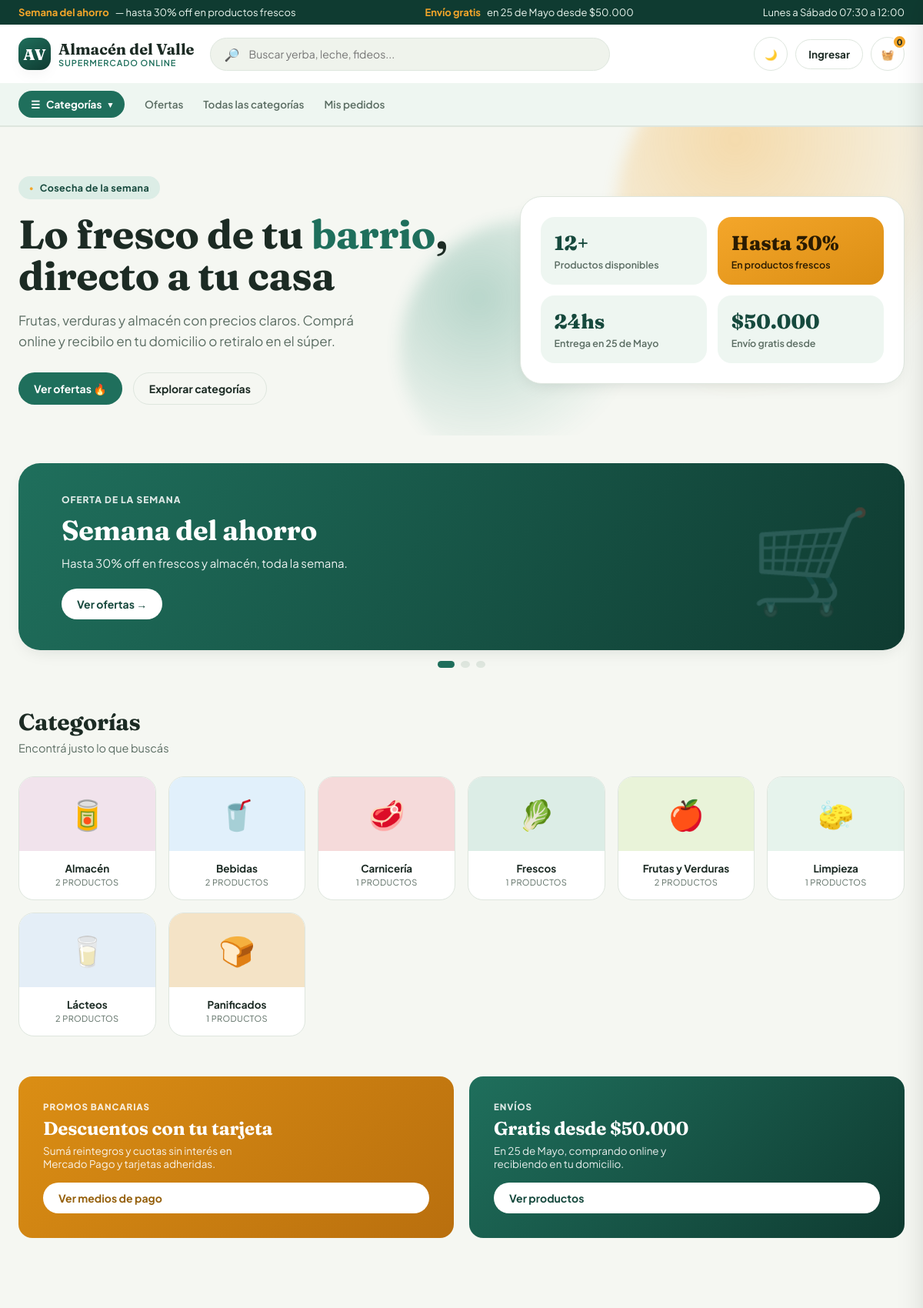
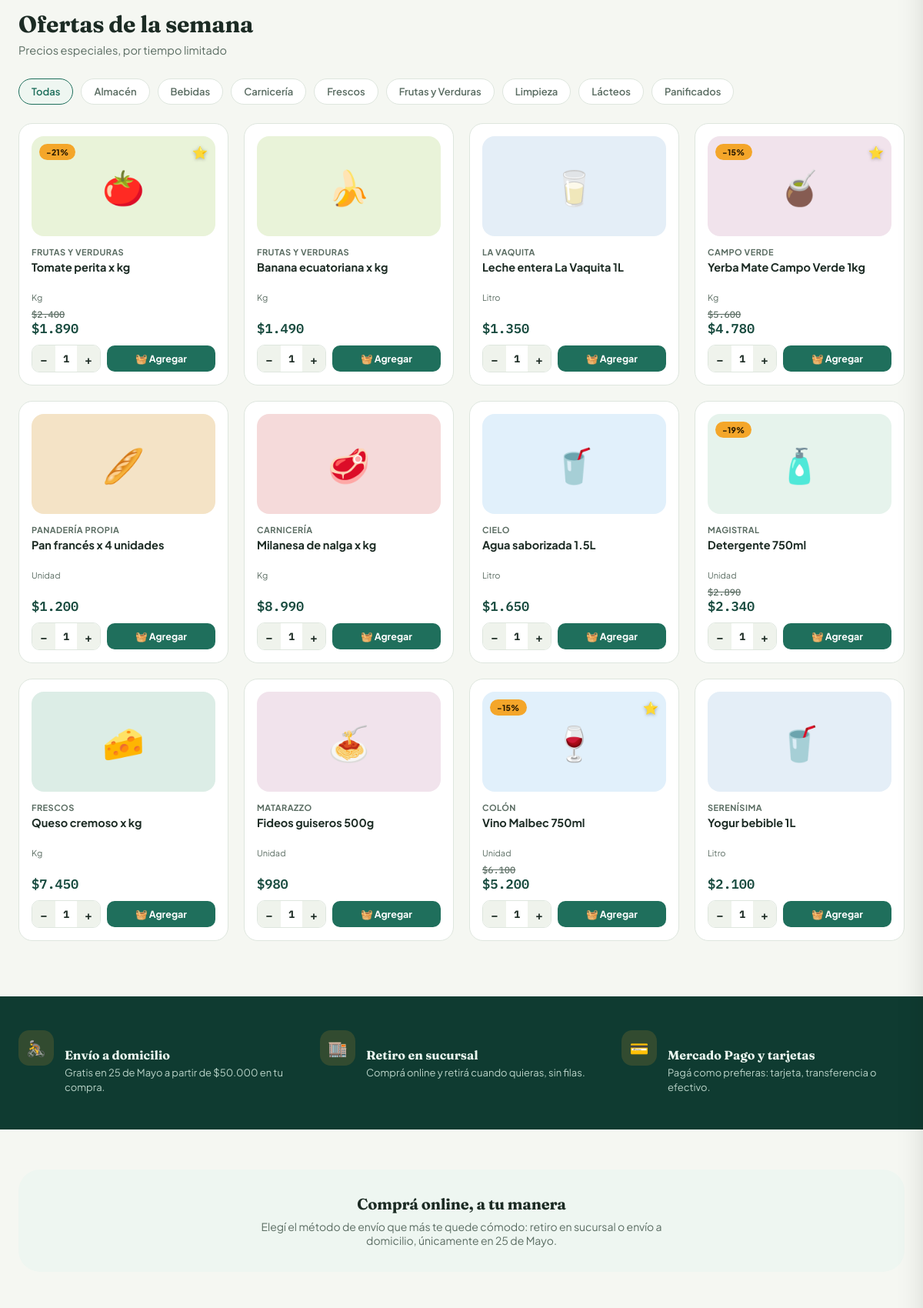
The page / (upper part) on the database its author committed (2 pictures, top to bottom).
### tables this page shows
CREATE TABLE horarios_atencion (
                id          INTEGER PRIMARY KEY AUTOINCREMENT,
                dias        TEXT NOT NULL,
                hora_inicio TEXT NOT NULL,
                hora_fin    TEXT NOT NULL,
                orden       INTEGER DEFAULT 0
            );

CREATE TABLE ofertas_semana (
                id          INTEGER PRIMARY KEY AUTOINCREMENT,
                titulo      TEXT NOT NULL,
                texto       TEXT NOT NULL,
                producto_id TEXT REFERENCES products(id) ON DELETE SET NULL,
                categoria_id TEXT REFERENCES categories(id) ON DELETE SET NULL,
                color       TEXT DEFAULT 'verde',
                activa      INTEGER DEFAULT 1,
                orden       INTEGER DEFAULT 0,
                created_at  TEXT DEFAULT (datetime('now','localtime'))
            );

CREATE TABLE categories (
                id          TEXT PRIMARY KEY,
                name        TEXT NOT NULL,
                icon        TEXT DEFAULT '📦',
                color       TEXT DEFAULT '#DCEDE6'
            );

CREATE TABLE products (
                id            TEXT PRIMARY KEY,
                code          TEXT DEFAULT '',
                name          TEXT NOT NULL,
                category_id   TEXT NOT NULL REFERENCES categories(id) ON DELETE CASCADE,
                brand         TEXT DEFAULT '',
                unidad        TEXT DEFAULT 'unidad',
                price         REAL NOT NULL DEFAULT 0,
                old_price     REAL,
                stock         INTEGER DEFAULT 0,
                description   TEXT DEFAULT '',
                info_adicional TEXT DEFAULT '',
                icon          TEXT DEFAULT '📦',
                image         TEXT DEFAULT '',
                destacado     INTEGER DEFAULT 0,
                active        INTEGER DEFAULT 1,
                created_at    TEXT DEFAULT (datetime('now','localtime'))
            );

### app.py (the view)
@app.route('/')
def index():
    with get_db() as db:
        categories = [dict(r) for r in db.execute("SELECT * FROM categories ORDER BY name").fetchall()]
        products = [dict(r) for r in db.execute(
            "SELECT * FROM products WHERE active=1 ORDER BY created_at DESC").fetchall()]
    cat_colors = {c['id']: c['color'] for c in categories}
    return render_template('index.html', categories=categories, products=products, cat_colors=cat_colors)

### app.py (called while the page is built, shortened)
def get_db():
    conn = sqlite3.connect(DB_PATH)
    conn.row_factory = sqlite3.Row
    conn.execute("PRAGMA journal_mode=WAL")
    conn.execute("PRAGMA foreign_keys=ON")
    return conn

def ar_money(value):
    try:
        value = float(value or 0)
    except (TypeError, ValueError):
        value = 0
    return f"{value:,.0f}".replace(',', '.')

def get_cart():
    return session.setdefault('cart', [])

def version_de_estaticos():
    if time.time() < _cache_version['hasta']:
        return _cache_version['valor']

def cart_details():
    cart = get_cart()
    if not cart:
        return [], 0.0

@app.before_request
def forzar_https():
    if USAR_HTTPS and not request.is_secure:
        return redirect(request.url.replace('http://', 'https://', 1), code=301)

@app.after_request
def agregar_cabeceras_de_seguridad(respuesta):
    respuesta.headers.setdefault('X-Content-Type-Options', 'nosniff')
    respuesta.headers.setdefault('X-Frame-Options', 'SAMEORIGIN')  # SAMEORIGIN: la vista previa del panel usa un iframe propio
    respuesta.headers.setdefault('Referrer-Policy', 'strict-origin-when-cross-origin')
    if USAR_HTTPS:
        respuesta.headers.setdefault('Strict-Transport-Security', 'max-age=31536000; includeSubDomains')
    return respuesta

@app.before_request
def actualizar_permisos_del_panel():
    if not session.get('admin_logged_in') or session.get('es_dueno') or request.endpoint == 'static':
        return

@app.before_request
def descartar_sesion_de_cliente_inexistente():
    cliente_id = session.get('cliente_id')
    if not cliente_id or request.endpoint == 'static':
        return

### templates/index.html (shortened to what this page needs)
{% extends 'base.html' %}
{% block content %}
<section class="hero">
  <div class="container hero-grid">
    <div>
      <div class="eyebrow">Cosecha de la semana</div>
      <h1>Lo fresco de tu <em>barrio</em>, directo a tu casa</h1>
      <p class="lead">Frutas, verduras y almacén con precios claros. Comprá online y recibilo en tu domicilio o retiralo en el súper.</p>
      <div class="hero-ctas">
        <a class="btn-pill btn-primary" href="#productos">Ver ofertas 🔥</a>
        <a class="btn-pill btn-outline" href="#categorias">Explorar categorías</a>
      </div>
    </div>
    <div class="hero-card">
      <div class="mini-stat"><div class="num">{{ products|length }}+</div><div class="lbl">Productos disponibles</div></div>
      <div class="mini-stat accent"><div class="num">Hasta 30%</div><div class="lbl">En productos frescos</div></div>
      <div class="mini-stat"><div class="num">24hs</div><div class="lbl">Entrega en 25 de Mayo</div></div>
      <div class="mini-stat"><div class="num">$50.000</div><div class="lbl">Envío gratis desde</div></div>
    </div>
  </div>
</section>
{% if ofertas_activas %}
<section class="giant-banner-wrap">
  <div class="container">
    <div class="giant-banner" id="giantBanner">
      {% for o in ofertas_activas %}
      <div class="gb-slide gb-{{ o.color }} {{ 'active' if loop.first else '' }}" data-slide="{{ loop.index0 }}">
        <div class="gb-content">
          <div class="gb-eyebrow">Oferta de la semana</div>
          <h2>{{ o.titulo }}</h2>
          <p>{{ o.texto }}</p>
          {% if o.producto_nombre %}
          <a class="btn-pill" style="background:#fff;color:var(--verde-800)" href="#productos" onclick="filterProductsByName('{{ o.producto_nombre|replace("'", "") }}'); return false;">Ver {{ o.producto_nombre }} →</a>
          {% elif o.categoria_id %}
          <a class="btn-pill" style="background:#fff;color:var(--verde-800)" href="#productos" onclick="setCat('{{ o.categoria_id }}')">Ver {{ o.categoria_nombre }} →</a>
          {% else %}
          <a class="btn-pill" style="background:#fff;color:var(--verde-800)" href="#productos">Ver ofertas →</a>
          {% endif %}
        </div>
        <div class="gb-ico">{{ o.producto_icon or '🛒' }}</div>
      </div>
      {% endfor %}
    </div>
    {% if ofertas_activas|length > 1 %}
    <div class="gb-dots" id="giantBannerDots">
      {% for o in ofertas_activas %}
      <button class="gb-dot {{ 'active' if loop.first else '' }}" onclick="showBannerSlide({{ loop.index0 }})"></button>
      {% endfor %}
    </div>
    {% endif %}
  </div>
</section>
{% endif %}
<section class="section" id="categorias">
  <div class="container">
    <div class="section-head">
      <div><h2>Categorías</h2><div class="sub">Encontrá justo lo que buscás</div></div>
    </div>
    <div class="cat-grid">
      {% for c in categories %}
      <div class="cat-card" onclick="setCat('{{ c.id }}')">
        <div class="cat-tile-img" style="background:{{ c.color }}">{{ c.icon }}</div>
        <div class="cat-card-body">
          <div class="cname">{{ c.name }}</div>
          <div class="ccount">{{ products|selectattr('category_id','equalto',c.id)|list|length }} productos</div>
        </div>
      </div>
      {% endfor %}
    </div>
  </div>
</section>
<section class="section" style="padding-top:0">
  <div class="container">
    <div class="promo-strip">
      <div class="promo-banner b">
        <div class="pb-eyebrow">Promos bancarias</div>
        <h3>Descuentos con tu tarjeta</h3>
        <p>Sumá reintegros y cuotas sin interés en Mercado Pago y tarjetas adheridas.</p>
        <a class="btn-pill" style="background:#fff;color:#95600C" href="{{ url_for('checkout') if session.get('cliente_id') else url_for('login') }}">Ver medios de pago</a>
      </div>
      <div class="promo-banner a">
        <div class="pb-eyebrow">Envíos</div>
        <h3>Gratis desde $50.000</h3>
        <p>En 25 de Mayo, comprando online y recibiendo en tu domicilio.</p>
        <a class="btn-pill" style="background:#fff;color:var(--verde-800)" href="#productos">Ver productos</a>
      </div>
    </div>
  </div>
</section>
<section class="section" id="productos" style="padding-top:0">
  <div class="container">
    <div class="section-head">
      <div><h2>Ofertas de la semana</h2><div class="sub">Precios especiales, por tiempo limitado</div></div>
    </div>
    <div class="filter-row" id="filterRow">
      <button class="chip active" data-cat="all" onclick="setCat('all')">Todas</button>
      {% for c in categories %}
      <button class="chip" data-cat="{{ c.id }}" onclick="setCat('{{ c.id }}')">{{ c.name }}</button>
      {% endfor %}
    </div>
    <div class="prod-grid" id="prodGrid">
      {% for p in products %}
      <div class="prod-card" data-cat="{{ p.category_id }}" data-name="{{ p.name|lower }}">
        <a href="{{ url_for('producto_detalle', product_id=p.id) }}" class="prod-link">
          <div class="prod-thumb" style="{{ 'background-image:url(' ~ p.image ~ ')' if p.image else 'background:' ~ cat_colors.get(p.category_id, '#EEF6F1') }}">
            {% if p.old_price %}<span class="prod-tag">-{{ ((1 - p.price / p.old_price) * 100)|round|int }}%</span>{% endif %}
            {% if p.destacado %}<span class="prod-star">⭐</span>{% endif %}
            {% if not p.image %}{{ p.icon }}{% endif %}
          </div>
          <div class="prod-brand">{{ p.brand }}</div>
          <div class="prod-name">{{ p.name }}</div>
        </a>
        <div class="prod-unit">{{ p.unidad }}</div>
        <div class="prod-bottom">
          <div class="price">
            {% if p.old_price %}<span class="old">${{ p.old_price|arm }}</span>{% endif %}
            ${{ p.price|arm }}
          </div>
          <div class="prod-add-row">
            <div class="prod-stepper">
              <button type="button" onclick="stepQty('{{ p.id }}', -1)">–</button>
              <span class="qv" id="qty-{{ p.id }}">1</span>
              <button type="button" onclick="stepQty('{{ p.id }}', 1, {{ p.stock }})">+</button>
            </div>
            <button class="add-btn" onclick="addToCart('{{ p.id }}', this)" {% if p.stock<=0 %}disabled{% endif %}>
              {% if p.stock<=0 %}Sin stock{% else %}🧺 Agregar{% endif %}
            </button>
          </div>
        </div>
      </div>
      {% endfor %}
    </div>
  </div>
</section>
<section class="benefits">
  <div class="container">
    <div class="benefit-item">
      <div class="ico">🚴</div>
      <div><h4>Envío a domicilio</h4><p>Gratis en 25 de Mayo a partir de $50.000 en tu compra.</p></div>
    </div>
    <div class="benefit-item">
      <div class="ico">🏬</div>
      <div><h4>Retiro en sucursal</h4><p>Comprá online y retirá cuando quieras, sin filas.</p></div>
    </div>
    <div class="benefit-item">
      <div class="ico">💳</div>
      <div><h4>Mercado Pago y tarjetas</h4><p>Pagá como prefieras: tarjeta, transferencia o efectivo.</p></div>
    </div>
  </div>
</section>
<section class="section">
  <div class="container">
    <div class="info-strip">
      <h3>Comprá online, a tu manera</h3>
      <p>Elegí el método de envío que más te quede cómodo: retiro en sucursal o envío a domicilio, únicamente en 25 de Mayo.</p>
    </div>
  </div>
</section>
{% endblock %}

### templates/base.html (shortened to what this page needs)
<!DOCTYPE html>
<html lang="es">
<head>
<link rel="stylesheet" href="{{ url_for('static', filename='css/style.css', v=version_estaticos()) }}">
</head>
<body>
<div class="topbar">
  <div class="container">
    <div class="topbar-msg"> <b>Semana del ahorro</b> — hasta 30% off en productos frescos</div>
    <div class="topbar-msg"> <b>Envío gratis</b> en 25 de Mayo desde $50.000</div>
    {% if horarios_negocio %}
    <div class="topbar-msg hide-mobile"> {{ horarios_negocio[0].dias }} {{ horarios_negocio[0].hora_inicio }} a {{ horarios_negocio[0].hora_fin }}</div>
    {% endif %}
  </div>
</div>
<header class="main">
  <div class="header-inner container">
    <a class="logo" href="{{ url_for('index') }}">
      <div class="logo-mark">AV</div>
      <div class="logo-text">Almacén del Valle<span>Supermercado online</span></div>
    </a>
    <div class="searchbar">
      🔎 <input type="text" id="searchInput" placeholder="Buscar yerba, leche, fideos..." autocomplete="off">
    </div>
    <div class="header-actions">
      <button class="icon-btn" onclick="toggleTheme()" title="Modo claro/oscuro" id="themeBtn">🌙</button>
      {% if session.get('cliente_id') %}
      <div class="user-menu">
        <button class="icon-btn" title="Mi cuenta"></button>
        <div class="user-dropdown">
          <div class="ud-name">Hola, {{ session.get('cliente_nombre') }}</div>
          <a href="{{ url_for('favoritos') }}"> Mis favoritos</a>
          <a href="{{ url_for('mis_pedidos') }}">Mis pedidos</a>
          <a href="{{ url_for('logout') }}">Cerrar sesión</a>
        </div>
      </div>
      {% else %}
      <a class="login-link" href="{{ url_for('login') }}"> Ingresar</a>
      {% endif %}
      <button class="icon-btn" onclick="openCart()" title="Carrito">
        🧺<span class="badge" id="cartCount">{{ cart_count|default(0) }}</span>
      </button>
    </div>
  </div>
  <nav class="catnav">
    <div class="container catnav-inner">
      <button class="catnav-trigger" id="megaMenuBtn" onclick="toggleMegaMenu()">
        <span class="cnt-ico">☰</span> Categorías <span class="cnt-arrow">▾</span>
      </button>
      <a href="#productos">Ofertas</a>
      <a href="#categorias">Todas las categorías</a>
      <a href="{{ url_for('mis_pedidos') }}">Mis pedidos</a>
    </div>
  </nav>
</header>
<main>
  {% block content %}{% endblock %}
</main>
</body>
</html>

### rows shown on the page
horarios_atencion: dias "Lunes a Sábado", hora_inicio "07:30", hora_fin "12:00"
ofertas_semana: titulo "Semana del ahorro", texto "Hasta 30% off en frescos y almacén, toda la semana.", producto_icon "🛒"
categories: icon "🥫", name "Almacén", id "2"
categories: icon "🥤", name "Bebidas", id "2"
categories: icon "🥩", name "Carnicería", id "1"
categories: icon "🥬", name "Frescos", id "1"
categories: icon "🍎", name "Frutas y Verduras", id "2"
categories: icon "🧽", name "Limpieza", id "1"
categories: icon "🥛", name "Lácteos", id "2"
categories: icon "🍞", name "Panificados", id "1"
products: ((1-p.price/p.old_price)*100)|round|int "21", icon "🍅", brand "FRUTAS Y VERDURAS", name "Tomate perita x kg", unidad "Kg", old_price|arm "2.400", price|arm "1.890", stock "🧺 Agregar"
products: icon "🍌", brand "FRUTAS Y VERDURAS", name "Banana ecuatoriana x kg", unidad "Kg", price|arm "1.490", stock "🧺 Agregar"
products: icon "🥛", brand "LA VAQUITA", name "Leche entera La Vaquita 1L", unidad "Litro", price|arm "1.350", stock "🧺 Agregar"
products: ((1-p.price/p.old_price)*100)|round|int "15", icon "🧉", brand "CAMPO VERDE", name "Yerba Mate Campo Verde 1kg", unidad "Kg", old_price|arm "5.600", price|arm "4.780", stock "🧺 Agregar"
products: icon "🥖", brand "PANADERÍA PROPIA", name "Pan francés x 4 unidades", unidad "Unidad", price|arm "1.200", stock "🧺 Agregar"
products: icon "🥩", brand "CARNICERÍA", name "Milanesa de nalga x kg", unidad "Kg", price|arm "8.990", stock "🧺 Agregar"
products: icon "🥤", brand "CIELO", name "Agua saborizada 1.5L", unidad "Litro", price|arm "1.650", stock "🧺 Agregar"
products: ((1-p.price/p.old_price)*100)|round|int "19", icon "🧴", brand "MAGISTRAL", name "Detergente 750ml", unidad "Unidad", old_price|arm "2.890", price|arm "2.340", stock "🧺 Agregar"
products: icon "🧀", brand "FRESCOS", name "Queso cremoso x kg", unidad "Kg", price|arm "7.450", stock "🧺 Agregar"
products: icon "🍝", brand "MATARAZZO", name "Fideos guiseros 500g", unidad "Unidad", price|arm "980", stock "🧺 Agregar"
products: ((1-p.price/p.old_price)*100)|round|int "15", icon "🍷", brand "COLÓN", name "Vino Malbec 750ml", unidad "Unidad", old_price|arm "6.100", price|arm "5.200", stock "🧺 Agregar"
products: icon "🥤", brand "SERENÍSIMA", name "Yogur bebible 1L", unidad "Litro", price|arm "2.100", stock "🧺 Agregar"

### other values the page prints
{{ cart_count|default(0) }} "0"
{{ products|length }} "12"
